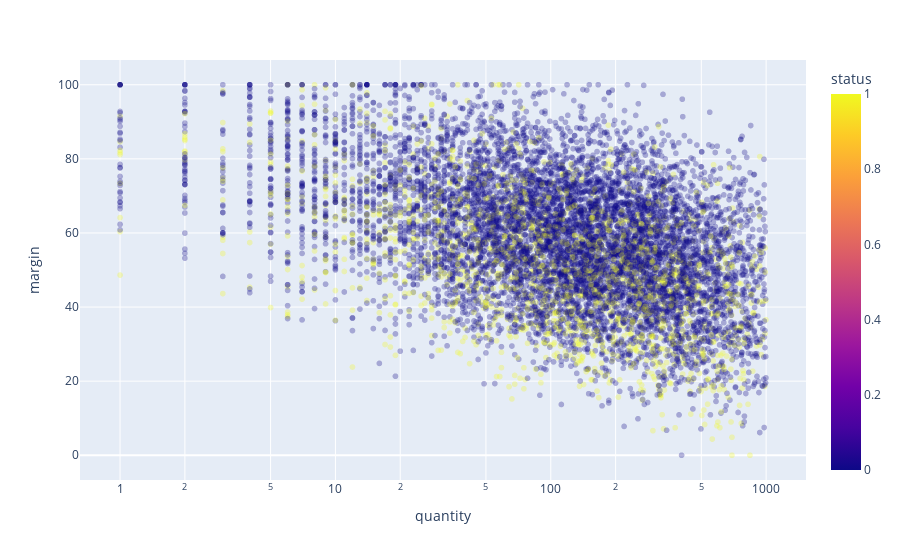

Write notebook code for a chart like this one.
### Code cell
# plot 
import matplotlib.pyplot as plt
import plotly.express as px

px.scatter(data_frame=q, x='quantity', y='margin', color='status', log_x=True, opacity=0.3)

### Figure 1 — Plotly figure (JSON) as saved in the notebook; plotly's stock layout.template omitted (floating-point values rounded to 4 significant figures; data arrays with more than 128 entries replaced by an {"elided": "..."} marker saying what was removed)
{"data": [{"hovertemplate": "quantity=%{x}<br>margin=%{y}<br>status=%{marker.color}<extra></extra>", "legendgroup": "", "marker": {"color": {"elided": "9719 int values"}, "coloraxis": "coloraxis", "opacity": 0.3, "symbol": "circle"}, "mode": "markers", "name": "", "showlegend": false, "type": "scattergl", "x": {"elided": "9719 int values"}, "xaxis": "x", "y": {"elided": "9719 float values"}, "yaxis": "y"}], "layout": {"coloraxis": {"colorbar": {"title": {"text": "status"}}, "colorscale": [[0, "#0d0887"], [0.1111, "#46039f"], [0.2222, "#7201a8"], [0.3333, "#9c179e"], [0.4444, "#bd3786"], [0.5556, "#d8576b"], [0.6667, "#ed7953"], [0.7778, "#fb9f3a"], [0.8889, "#fdca26"], [1, "#f0f921"]]}, "legend": {"tracegroupgap": 0}, "margin": {"t": 60}, "xaxis": {"anchor": "y", "domain": [0, 1], "title": {"text": "quantity"}, "type": "log"}, "yaxis": {"anchor": "x", "domain": [0, 1], "title": {"text": "margin"}}}}
